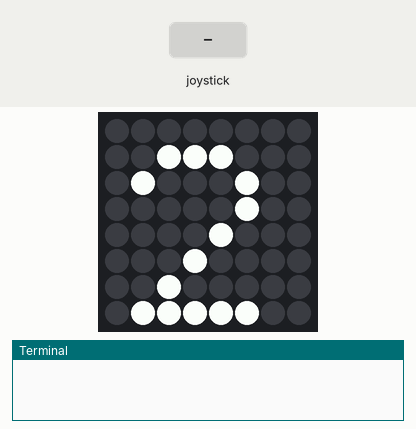
Recording of a program running on a simulated Raspberry Pi (BCM pin numbers) with a Sense HAT. Parts: the Sense HAT's 8×8 RGB LED matrix, the last lines printed to the terminal. Inputs (shaded band) come from the test bench. Random numbers come from a fixed seed; the 64×8 strip is a reading aid, not a part: it shows the text the matrix is scrolling, unrolled, one strip-width of it at a time.

Above: at 1.1 s.
At 4.2 s:
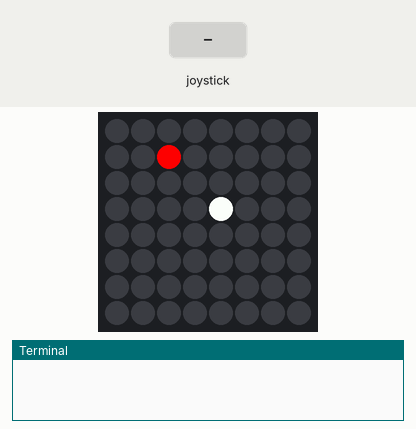
4.3 s: joystick pushed left
At 5.3 s:
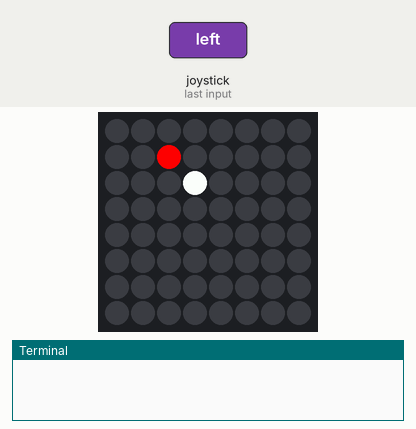
At 14.7 s:
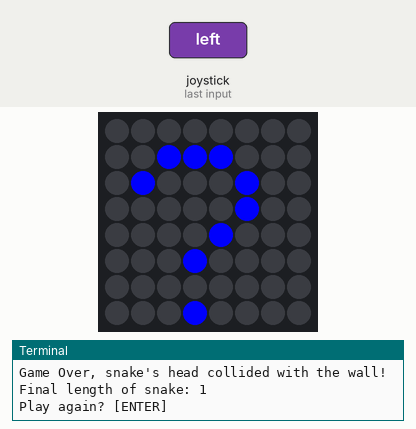

Measured:
- what the display in image 0 shows lasts 1.0 s, from 1.0 s to 2.0 s
- what the display in image 1 shows lasts 0.6 s, from 3.6 s to 4.2 s

The program:

snake.py
```python
#!/usr/env/python3
"""
Snake.py by Joel Cressy
Run on a raspberry pi with attached senseHAT or python environment setup with a senseHAT emulator
"""
import asyncio
import time
from sense_emu import SenseHat
from signal import pause
import random
loop = asyncio.get_event_loop()


class BodyCollideException(Exception):
    """Raised when snake's head collides with its own body"""
    pass


class WallCollideException(Exception):
    """Raised when snake's head collides with play area walls"""
    pass


class BodyOutgrownException(Exception):
    """Raised when snake's body outgrows bounds of play area"""
    pass


class SnakeBody:
    """Standard snake body segment"""

    #these constants serve as enumerated functions which can direct the movement functions around an 8x8 grid
    UP = lambda loc: (loc[0], loc[1]-1)
    DOWN = lambda loc: (loc[0], loc[1]+1)
    LEFT = lambda loc: (loc[0]-1, loc[1])
    RIGHT = lambda loc: (loc[0]+1, loc[1])
    move_opposite = {
        UP: DOWN,
        DOWN: UP,
        LEFT: RIGHT,
        RIGHT: LEFT
    }
    move_left = {
        UP: LEFT,
        DOWN: RIGHT,
        LEFT: DOWN,
        RIGHT: UP
    }
    move_right = {
        UP: RIGHT,
        DOWN: LEFT,
        LEFT: UP,
        RIGHT: DOWN
    }

    def __init__(self, x=4, y=4, direction=UP):
        if x not in range(0, 8) or y not in range(0, 8):
            raise BodyOutgrownException("Unhandled: Body ({}, {}) has extended outside of the bounds of the play area and must be appended to either side of the tail".format(x, y))
        self.location = (x, y)
        self.direction = direction

    def move(self):
        """move a body segment based on its set direction"""
        self.location = self.direction(self.location)


class SnakeHead(SnakeBody):
    def __init__(self, *args, **kwargs):
        SnakeBody.__init__(self, *args, **kwargs)
        self.body = [] # list of SnakeBody

    def move(self):
        """Moves and updates the directions of the snake's body segments"""
        SnakeBody.move(self)
        for body in self.body:
            body.move()
        parent_direction = self.direction
        for body in self.body:
            new_direction = body.direction
            body.direction = parent_direction
            parent_direction = new_direction
        if self.location in [x.location for x in self.body]:
            raise BodyCollideException("Game Over, snake's head collided with its body!")
        if not all([x in range(0, 8) for x in self.location]):
            raise WallCollideException("Game Over, snake's head collided with the wall!")

    def eat_food(self):
        """grows snake's body by 1 and moves body peice in opposite direction of snake direction"""
        ref = self
        if len(self.body) > 0:
            ref = self.body[-1]
        try:
            self.body.append(
                SnakeBody(
                    self.move_opposite[ref.direction](ref.location)[0],
                    self.move_opposite[ref.direction](ref.location)[1],
                    ref.direction
                )
            )
        except BodyOutgrownException as e:
            move_direction = self.move_left
            try:
                self.body.append(
                    SnakeBody(
                        move_direction[ref.direction](ref.location)[0],
                        move_direction[ref.direction](ref.location)[1],
                        self.move_opposite[move_direction[ref.direction]]
                    )
                )
            except BodyOutgrownException as e:
                move_direction = self.move_right
                self.body.append(
                    SnakeBody(
                        move_direction[ref.direction](ref.location)[0],
                        move_direction[ref.direction](ref.location)[1],
                        self.move_opposite[move_direction[ref.direction]]
                    )
                )
                pass
            pass


class SnakeGame:
    directions = { # used to translate events to enumerated functions in SnakeBody
        'up': SnakeBody.UP,
        'down': SnakeBody.DOWN,
        'left': SnakeBody.LEFT,
        'right': SnakeBody.RIGHT
    }
    GAMESPEED = 0.6 # seconds per screen update

    def __init__(self, hat):
        self.hat = hat
        self.gamerunning = False
        self.food = (0, 0)
        self._move_food()
        self.snake = SnakeHead()

    def reset(self):
        """Reset game state but keep running"""
        self.gamerunning = True
        self.food = (0, 0)
        self._move_food()
        self.snake = SnakeHead()

    @asyncio.coroutine # main loop is asynchronus to capture joystick inputs inbetween screen updates
    def _main_loop(self):
        while self.gamerunning:
            self._update_screen()
            yield from asyncio.sleep(self.GAMESPEED)
            try:
                self.snake.move()
            except Exception as e:
                print(e)
                print("Final length of snake: {}".format(len(self.snake.body)+1))
                self.gamerunning = False
                self.hat.show_message("GAME OVER", text_colour=[255, 0, 0])
                self.hat.show_letter('?', text_colour=[0, 0, 255])
                input("Play again? [ENTER]")
                self.reset()
            if self.snake.location == self.food:
                self.snake.eat_food()
                self._move_food()
            if len(self.snake.body) >=63:
                self.gamerunning = False
                self.hat.show_message("YOU WIN!", text_colour=[0, 255, 0])
                exit()

    def _update_screen(self):
        """Re-draw all pixels on the screen after clearing"""
        self.hat.clear()
        self.hat.set_pixel(self.snake.location[0], self.snake.location[1], 255, 255, 255)
        for body in self.snake.body:
            self.hat.set_pixel(int(body.location[0]), int(body.location[1]), 255, 255, 255)
        self.hat.set_pixel(self.food[0], self.food[1], 255, 0, 0)

    def run(self):
        """Run the game"""
        self.hat.show_letter('3')
        time.sleep(1)
        self.hat.show_letter('2')
        time.sleep(1)
        self.hat.show_letter('1')
        time.sleep(1)
        self._update_screen()
        self.hat.stick.direction_any = self.move_event
        self.gamerunning = True
        loop.run_until_complete(self._main_loop())

    def _move_food(self):
        """Randomly select new food location"""
        self.food = (random.choice(range(0,8)), random.choice(range(0, 8)))

    def move_event(self, event):
        """Register this function as an event handler for all joystick directions"""
        if event.action in ('pressed', 'held'):
            self.snake.direction = self.directions.get(event.direction, self.snake.direction)

if __name__ == "__main__":
    game = SnakeGame(SenseHat()) # Change SenseHat() to SenseEmu() to switch between physical and simulated
    game.run()
```
